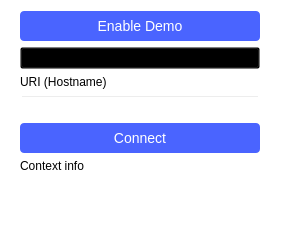
<?xml version="1.0" encoding="UTF-8"?>
<ui version="4.0">
 <class>Connect</class>
 <widget class="QWidget" name="Connect">
  <property name="geometry">
   <rect>
    <x>0</x>
    <y>0</y>
    <width>289</width>
    <height>243</height>
   </rect>
  </property>
  <property name="windowTitle">
   <string>Form</string>
  </property>
  <property name="styleSheet">
   <string notr="true">background-color: transparent;</string>
  </property>
  <layout class="QGridLayout" name="gridLayout">
   <property name="leftMargin">
    <number>20</number>
   </property>
   <property name="rightMargin">
    <number>20</number>
   </property>
   <item row="3" column="0">
    <spacer name="verticalSpacer">
     <property name="orientation">
      <enum>Qt::Vertical</enum>
     </property>
     <property name="sizeHint" stdset="0">
      <size>
       <width>0</width>
       <height>0</height>
      </size>
     </property>
    </spacer>
   </item>
   <item row="0" column="0">
    <layout class="QVBoxLayout" name="verticalLayout">
     <item>
      <widget class="QPushButton" name="enableDemoBtn">
       <property name="sizePolicy">
        <sizepolicy hsizetype="Fixed" vsizetype="Fixed">
         <horstretch>0</horstretch>
         <verstretch>0</verstretch>
        </sizepolicy>
       </property>
       <property name="maximumSize">
        <size>
         <width>240</width>
         <height>30</height>
        </size>
       </property>
       <property name="styleSheet">
        <string notr="true">QPushButton {
  min-height: 30px;
  max-height: 30px;
  border: 0px;
  border-radius: 4px;
  background-color: #4a64ff;
  color: #ffffff;
  font-size: 14px;
}

QPushButton:disabled {
background-color: grey;
}

QPushButton:pressed {
  background-color: #2a44df;
}

QPushButton:hover {
	background-color: #4a34ff;
}
</string>
       </property>
       <property name="text">
        <string>Enable Demo</string>
       </property>
      </widget>
     </item>
     <item>
      <widget class="QComboBox" name="demoDevicesComboBox">
       <property name="sizePolicy">
        <sizepolicy hsizetype="Fixed" vsizetype="Fixed">
         <horstretch>0</horstretch>
         <verstretch>0</verstretch>
        </sizepolicy>
       </property>
       <property name="maximumSize">
        <size>
         <width>240</width>
         <height>30</height>
        </size>
       </property>
      </widget>
     </item>
     <item>
      <widget class="QLabel" name="label">
       <property name="styleSheet">
        <string notr="true"/>
       </property>
       <property name="text">
        <string>URI (Hostname)</string>
       </property>
      </widget>
     </item>
     <item>
      <widget class="QLineEdit" name="hostname">
       <property name="sizePolicy">
        <sizepolicy hsizetype="Fixed" vsizetype="Fixed">
         <horstretch>0</horstretch>
         <verstretch>0</verstretch>
        </sizepolicy>
       </property>
       <property name="minimumSize">
        <size>
         <width>240</width>
         <height>0</height>
        </size>
       </property>
       <property name="maximumSize">
        <size>
         <width>240</width>
         <height>16777215</height>
        </size>
       </property>
       <property name="styleSheet">
        <string notr="true">QLineEdit {
border-color: grey;
color: white;
}

QLineEdit[invalid=true] {
border-color: red;
color: red;
}

QLineEdit[valid=true] {
border-color: green;
color: green;
}</string>
       </property>
       <property name="invalid" stdset="0">
        <bool>false</bool>
       </property>
       <property name="valid" stdset="0">
        <bool>false</bool>
       </property>
      </widget>
     </item>
     <item>
      <widget class="QPushButton" name="connectBtn">
       <property name="sizePolicy">
        <sizepolicy hsizetype="Fixed" vsizetype="Fixed">
         <horstretch>0</horstretch>
         <verstretch>0</verstretch>
        </sizepolicy>
       </property>
       <property name="minimumSize">
        <size>
         <width>0</width>
         <height>30</height>
        </size>
       </property>
       <property name="maximumSize">
        <size>
         <width>240</width>
         <height>30</height>
        </size>
       </property>
       <property name="styleSheet">
        <string notr="true">QPushButton {
  min-height: 30px;
  max-height: 30px;
  border: 0px;
  border-radius: 4px;
  background-color: #4a64ff;
  color: #ffffff;
  font-size: 14px;
}

QPushButton:disabled {
background-color: grey;
}

QPushButton:pressed {
  background-color: #2a44df;
}

QPushButton:hover {
	background-color: #4a34ff;
}
</string>
       </property>
       <property name="text">
        <string>Connect</string>
       </property>
      </widget>
     </item>
    </layout>
   </item>
   <item row="2" column="0">
    <widget class="QLabel" name="description">
     <property name="styleSheet">
      <string notr="true">color:white</string>
     </property>
     <property name="text">
      <string/>
     </property>
    </widget>
   </item>
   <item row="1" column="0">
    <widget class="QLabel" name="infoSection">
     <property name="text">
      <string>Context info</string>
     </property>
    </widget>
   </item>
   <item row="0" column="1" rowspan="2">
    <spacer name="horizontalSpacer">
     <property name="orientation">
      <enum>Qt::Horizontal</enum>
     </property>
     <property name="sizeHint" stdset="0">
      <size>
       <width>0</width>
       <height>0</height>
      </size>
     </property>
    </spacer>
   </item>
  </layout>
 </widget>
 <resources/>
 <connections/>
</ui>
